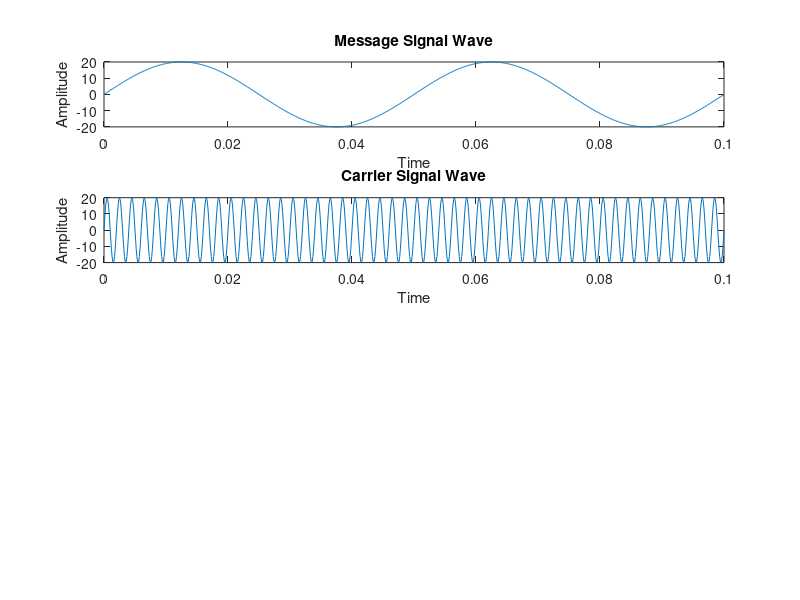

The MATLAB source for this figure: (Note: this script raises an error after producing the figure.)
clc
clear all
close all
n=3;
fm=20;
t=0:0.0001:2/fm;
A=20;
m=A*sin(2*pi*t*fm);
subplot(4,1,1)
plot(t,m)
title('Message Signal Wave')
xlabel('Time')
ylabel('Amplitude')

fc=500;
Ac=20;
c=Ac*sin(2*pi*t*fc);
subplot(4,1,2)
plot(t,c)
title('Carrier Signal Wave')
xlabel('Time')
ylabel('Amplitude')

FS=20*fc;
s=modulate(m,fc,FS,'fm');
subplot(4,1,3)
plot(t,s)
title('FM Modulated Signal Wave')
xlabel('Time')
ylabel('Amplitude')

d=demod(s,fc,FS,'fm');
subplot(4,1,4)
plot(t,d)
title('FM Demodulated Signal Wave')
xlabel('Time')
ylabel('Amplitude')


